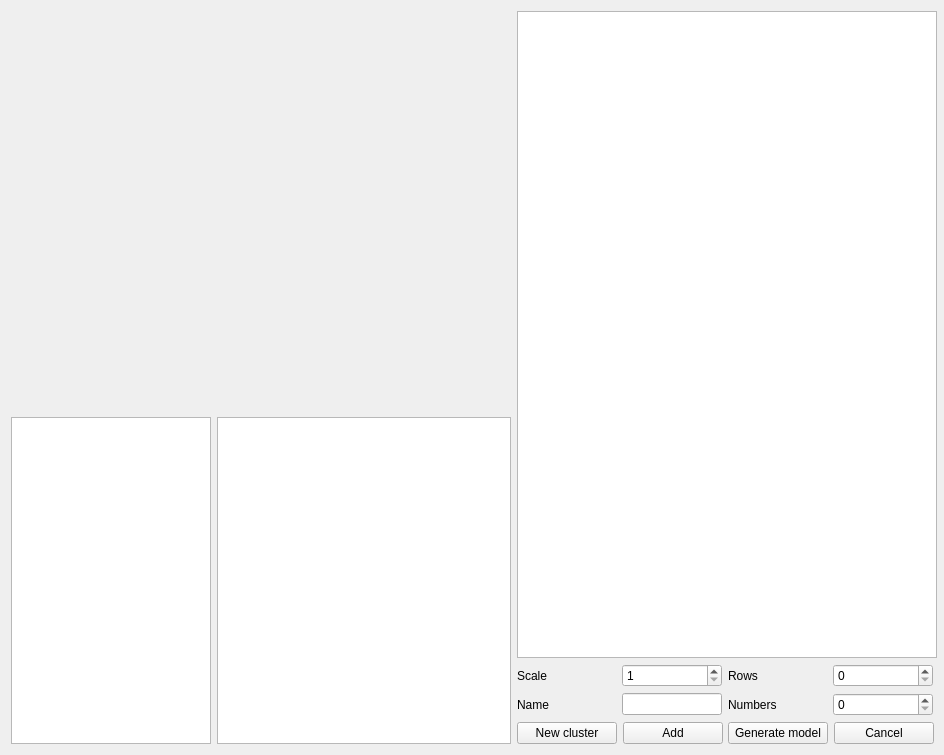
<?xml version="1.0" encoding="UTF-8"?>
<ui version="4.0">
 <class>GenClusterDialog</class>
 <widget class="QDialog" name="GenClusterDialog">
  <property name="geometry">
   <rect>
    <x>0</x>
    <y>0</y>
    <width>944</width>
    <height>755</height>
   </rect>
  </property>
  <property name="minimumSize">
   <size>
    <width>944</width>
    <height>0</height>
   </size>
  </property>
  <property name="maximumSize">
   <size>
    <width>944</width>
    <height>16777215</height>
   </size>
  </property>
  <property name="windowTitle">
   <string>Cluster generating dialog</string>
  </property>
  <layout class="QGridLayout" name="gridLayout_2">
   <item row="1" column="0">
    <widget class="QListWidget" name="ClusterList">
     <property name="minimumSize">
      <size>
       <width>200</width>
       <height>0</height>
      </size>
     </property>
     <property name="maximumSize">
      <size>
       <width>200</width>
       <height>16777215</height>
      </size>
     </property>
    </widget>
   </item>
   <item row="1" column="1">
    <widget class="QTextEdit" name="Information">
     <property name="minimumSize">
      <size>
       <width>294</width>
       <height>0</height>
      </size>
     </property>
     <property name="maximumSize">
      <size>
       <width>294</width>
       <height>16777215</height>
      </size>
     </property>
    </widget>
   </item>
   <item row="0" column="0" colspan="2">
    <widget class="QFrame" name="View3D">
     <property name="minimumSize">
      <size>
       <width>500</width>
       <height>400</height>
      </size>
     </property>
     <property name="maximumSize">
      <size>
       <width>500</width>
       <height>400</height>
      </size>
     </property>
    </widget>
   </item>
   <item row="0" column="2" rowspan="2">
    <layout class="QVBoxLayout" name="verticalLayout_2">
     <item>
      <widget class="QTableWidget" name="InputTable">
       <property name="minimumSize">
        <size>
         <width>420</width>
         <height>0</height>
        </size>
       </property>
       <property name="maximumSize">
        <size>
         <width>420</width>
         <height>16777215</height>
        </size>
       </property>
      </widget>
     </item>
     <item>
      <layout class="QVBoxLayout" name="verticalLayout">
       <item>
        <layout class="QGridLayout" name="gridLayout">
         <item row="0" column="0">
          <widget class="QLabel" name="L_Scale">
           <property name="text">
            <string>Scale</string>
           </property>
          </widget>
         </item>
         <item row="0" column="1">
          <widget class="QSpinBox" name="SB_Scale">
           <property name="minimumSize">
            <size>
             <width>100</width>
             <height>0</height>
            </size>
           </property>
           <property name="maximumSize">
            <size>
             <width>100</width>
             <height>16777215</height>
            </size>
           </property>
           <property name="minimum">
            <number>1</number>
           </property>
           <property name="maximum">
            <number>100</number>
           </property>
          </widget>
         </item>
         <item row="0" column="2">
          <widget class="QLabel" name="LRows">
           <property name="text">
            <string>Rows</string>
           </property>
          </widget>
         </item>
         <item row="0" column="3">
          <widget class="QSpinBox" name="SB_Rows">
           <property name="minimumSize">
            <size>
             <width>100</width>
             <height>0</height>
            </size>
           </property>
           <property name="maximumSize">
            <size>
             <width>100</width>
             <height>16777215</height>
            </size>
           </property>
           <property name="maximum">
            <number>1000</number>
           </property>
          </widget>
         </item>
         <item row="1" column="0">
          <widget class="QLabel" name="label">
           <property name="text">
            <string>Name</string>
           </property>
          </widget>
         </item>
         <item row="1" column="1">
          <widget class="QLineEdit" name="LE_Name">
           <property name="minimumSize">
            <size>
             <width>100</width>
             <height>0</height>
            </size>
           </property>
           <property name="maximumSize">
            <size>
             <width>100</width>
             <height>16777215</height>
            </size>
           </property>
          </widget>
         </item>
         <item row="1" column="2">
          <widget class="QLabel" name="LNumbers">
           <property name="text">
            <string>Numbers</string>
           </property>
          </widget>
         </item>
         <item row="1" column="3">
          <widget class="QSpinBox" name="SB_Numbers">
           <property name="minimumSize">
            <size>
             <width>100</width>
             <height>0</height>
            </size>
           </property>
           <property name="maximumSize">
            <size>
             <width>100</width>
             <height>16777215</height>
            </size>
           </property>
           <property name="maximum">
            <number>1000000000</number>
           </property>
          </widget>
         </item>
        </layout>
       </item>
       <item>
        <layout class="QHBoxLayout" name="horizontalLayout">
         <item>
          <widget class="QPushButton" name="PB_New">
           <property name="minimumSize">
            <size>
             <width>100</width>
             <height>0</height>
            </size>
           </property>
           <property name="text">
            <string>New cluster</string>
           </property>
           <property name="autoDefault">
            <bool>false</bool>
           </property>
          </widget>
         </item>
         <item>
          <widget class="QPushButton" name="PB_Add">
           <property name="minimumSize">
            <size>
             <width>100</width>
             <height>0</height>
            </size>
           </property>
           <property name="maximumSize">
            <size>
             <width>130</width>
             <height>16777215</height>
            </size>
           </property>
           <property name="text">
            <string>Add</string>
           </property>
           <property name="autoDefault">
            <bool>false</bool>
           </property>
          </widget>
         </item>
         <item>
          <widget class="QPushButton" name="PB_Gen">
           <property name="minimumSize">
            <size>
             <width>100</width>
             <height>0</height>
            </size>
           </property>
           <property name="maximumSize">
            <size>
             <width>130</width>
             <height>16777215</height>
            </size>
           </property>
           <property name="text">
            <string>Generate model</string>
           </property>
           <property name="autoDefault">
            <bool>false</bool>
           </property>
          </widget>
         </item>
         <item>
          <widget class="QPushButton" name="PB_Cancel">
           <property name="minimumSize">
            <size>
             <width>100</width>
             <height>0</height>
            </size>
           </property>
           <property name="maximumSize">
            <size>
             <width>130</width>
             <height>16777215</height>
            </size>
           </property>
           <property name="text">
            <string>Cancel</string>
           </property>
           <property name="autoDefault">
            <bool>false</bool>
           </property>
          </widget>
         </item>
        </layout>
       </item>
      </layout>
     </item>
    </layout>
   </item>
  </layout>
 </widget>
 <resources/>
 <connections/>
</ui>
